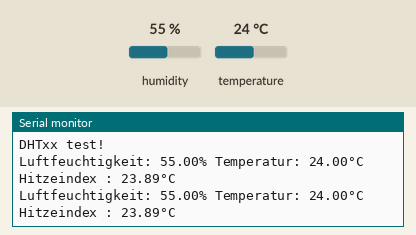
A sketch run on a simulated Arduino Uno, built with avr-gcc and run on an emulated ATmega328P. Shown: the last lines printed to the serial monitor. The inputs (shaded band) are chosen by the test bench; at power-on: humidity 55 %, temperature 24 °C.

Above: at 4.8 s.
4.9 s: humidity set to 22 %
At 6.9 s:
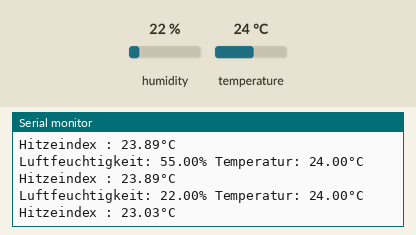
7.9 s: temperature set to 12 °C
At 9.5 s:
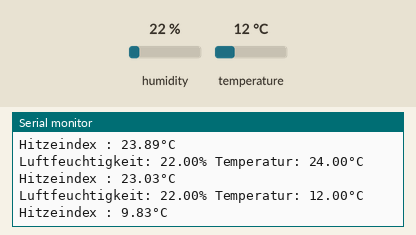
10.9 s: humidity set to 40 %
At 13.3 s:
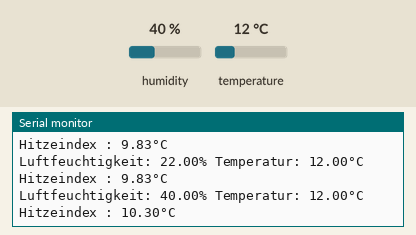
Timing chart, 0 to 14.8 s (numbered marks = the images above; inputs shaded):
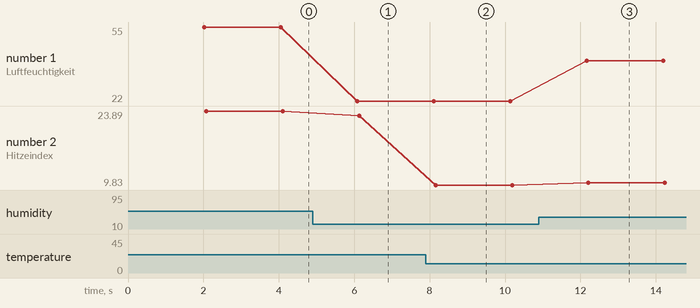

The sketch:

Beispiel_1.ino
```cpp
// Einbinden der Bibliothek für alle DHT-Sensoren
#include "DHT.h"

// Definieren an welchem Anschluss der Sensorausgang angeschlossen ist.
const int DHTPIN = 2;

// Wir definieren unseren Sensor und geben ihm einen Namen
// wir nennen ihn dht1
// Der Sensor ist vom Datentyp DHT er wurde neu in der Bibliothek definiert
// In den Klammern wird der Data-Pin des Sensors und der Sensortyp angegeben
// Für den DHT22 oder AM2302 schreiben wir: DHT22
// Für den DHT21 oder AM2301 schreiben wir: DHT21
DHT dht1 = DHT(DHTPIN, DHT11);

void setup()
{
    // Wir initialisieren die Serielle Schnittstelle unseres Arduinos
    // Zusätzlich stellen wir eine Geschwindigkeit von 9600 ein.
    Serial.begin(9600);
    // Wir schreiben eine Zeile an die Serielle Schnittstelle. "DHTxx test!"
    Serial.println(F("DHTxx test!"));

    // Wir starten unseren Sensor
    // Den richtigen Namen angeben!
    dht1.begin();
}

void loop()
{
    // Als erstes warten wir 2 Sekunden odere 2000 Millisekunden
    delay(2000);

    // Wir lesen die Luftfeuchtigkeit aus dem Sensor aus und speicher sie in der Variable h
    float h = dht1.readHumidity();

    // Wir lesen die Temperatur aus dem Sensor aus und speichern sie in der Variablen t
    float t = dht1.readTemperature();

    // Falls der Sensor keinen Wert liefert, wird keine Nummer gespeichert.
    // Dies müssen wir mit der Funktion isnan() überprüfen.
    // Falls h keine Nummer ist oder (||) t keine Nummer ist: Befehle in {} ausführen
    if (isnan(h) || isnan(t))
    {
        // Fehlermeldung über die Serielle Schnittstelle ausgeben
        Serial.println(F("Fehler beim auslesen des Sensors!"));
        // Wir verlassen die Funktion loop und starten wieder am Anfang bei: void loop() {
        return;
    }

    // Wenn alles richtig gelesen wurde geht es hier weiter
    // Wir geben die Werte über die Serielle Schnittstelle aus:

    Serial.print(F("Luftfeuchtigkeit: "));
    Serial.print(h);
    Serial.print(F("% Temperatur: "));
    Serial.print(t);
    Serial.println(F("°C"));

    // Wir können natürlich auch Berechnungen damit anstellen
    // Zum Beispiel den Hitzeindex berechnen.
    // Da die Funktion computeHeatIndex die Temperatur in Farenheit erwartet, muss der letzte Wert false sein
    float hitzeindex = dht1.computeHeatIndex(t, h, false);

    Serial.print(F("Hitzeindex : "));
    Serial.print(hitzeindex);
    Serial.println(F("°C"));

    // Man könnte natürlich auch Maximal und Minimalwerte in eine Variable Speichern
    // Den Durchschnitt über mehrere Werte berechnen
    // Beim erreichen einer Temperatur eine LED oder Relais schalten (Thermostat)
}
```

Measured:
- after the input at 4.9 s, the serial monitor: prints a new line after 1.2 s (image 1)
- after the input at 7.9 s, the serial monitor: prints a new line after 0.21 s (image 2)
- after the input at 10.9 s, the serial monitor: prints a new line after 1.3 s (image 3)
- plotted number 1: 55 → 22 after the input at 4.9 s, 22 → 40 after the input at 10.9 s
- plotted number 2: 23.89 → 23.03 after the input at 4.9 s, 23.03 → 9.83 after the input at 7.9 s, 9.83 → 10.3 after the input at 10.9 s
